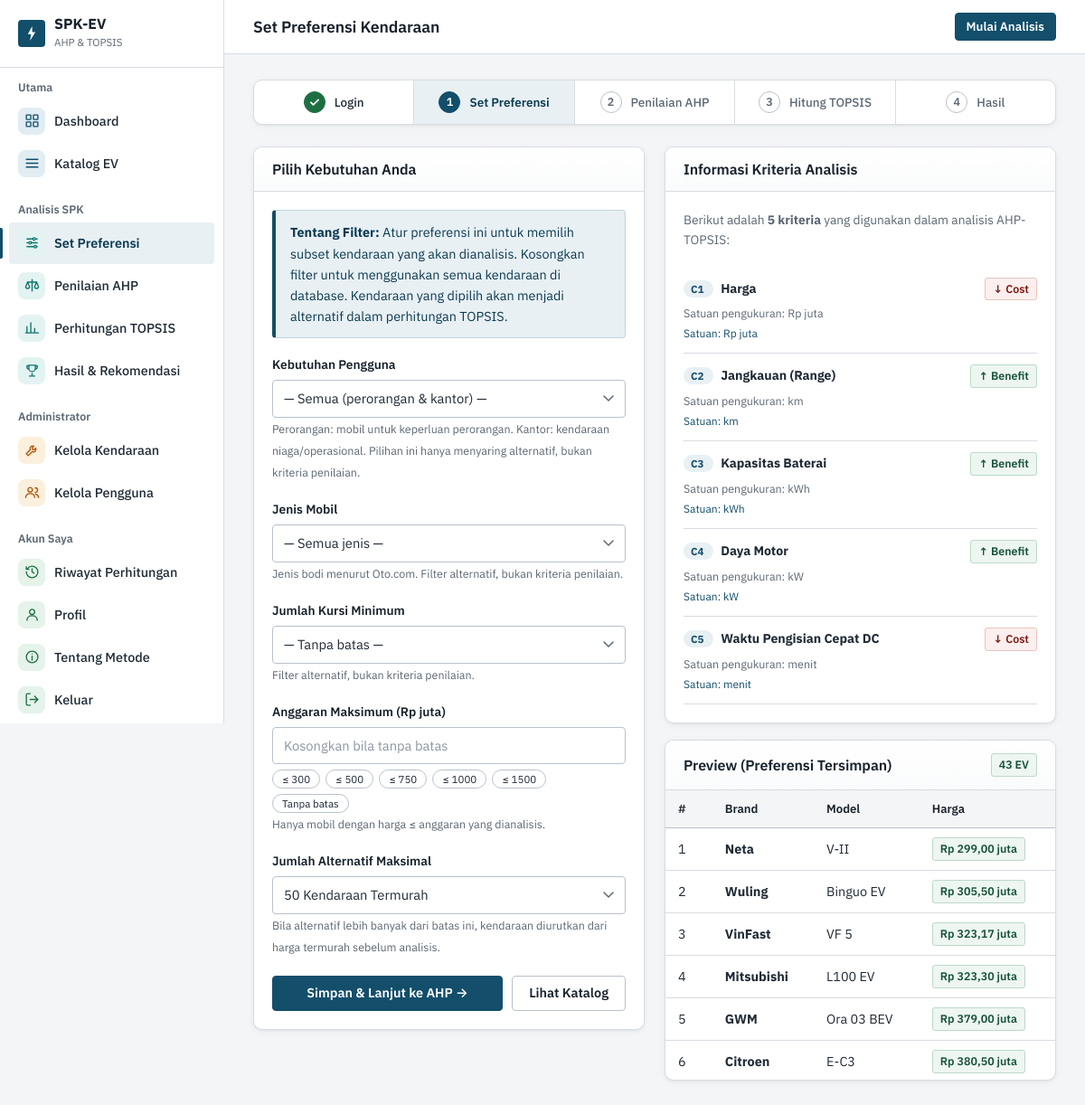
Screenshot of /pages/preferensi.php (signed in) with the database file from the repository.
### tables this page shows
CREATE TABLE IF NOT EXISTS kriteria (
    id              INT AUTO_INCREMENT PRIMARY KEY,
    kode            VARCHAR(10)  UNIQUE NOT NULL,
    nama            VARCHAR(100) NOT NULL,
    kolom_db        VARCHAR(60)  NOT NULL,
    tipe            ENUM('benefit','cost') NOT NULL DEFAULT 'benefit',
    bobot_default   DECIMAL(6,4) DEFAULT 0.2000,
    satuan          VARCHAR(20),
    deskripsi       TEXT,
    aktif           TINYINT(1) DEFAULT 1
);

CREATE TABLE IF NOT EXISTS kendaraan_ev (
    id                      INT AUTO_INCREMENT PRIMARY KEY,
    brand                   VARCHAR(30)  NOT NULL,
    model                   VARCHAR(60)  NOT NULL,
    tipe_penggunaan         ENUM('pribadi','kantor') NOT NULL DEFAULT 'pribadi',
    harga_rp_juta           DECIMAL(10,2) NOT NULL,
    range_km                DECIMAL(6,1) NOT NULL,
    battery_capacity_kwh    DECIMAL(6,2) NOT NULL,
    daya_kw                 DECIMAL(6,1) NOT NULL,
    seats                   INT          NOT NULL,
    waktu_isi_menit         DECIMAL(5,1) NOT NULL,
    tipe_bodi               VARCHAR(20)  DEFAULT NULL,
    foto_url                VARCHAR(255) DEFAULT NULL,
    harga_min               DECIMAL(10,2) DEFAULT NULL,
    harga_maks              DECIMAL(10,2) DEFAULT NULL,
    baterai_min             DECIMAL(6,2) DEFAULT NULL,
    baterai_maks            DECIMAL(6,2) DEFAULT NULL,
    range_min               DECIMAL(6,1) DEFAULT NULL,
    range_maks              DECIMAL(6,1) DEFAULT NULL,
    daya_min_kw             DECIMAL(6,1) DEFAULT NULL,
    daya_maks_kw            DECIMAL(6,1) DEFAULT NULL,
    varian_json             TEXT         DEFAULT NULL,
    warna                   VARCHAR(400) DEFAULT NULL,
    galeri_json             MEDIUMTEXT   DEFAULT NULL,
    source_url              VARCHAR(150) DEFAULT NULL,
    status                  ENUM('aktif','nonaktif') DEFAULT 'aktif',
    created_at              TIMESTAMP DEFAULT CURRENT_TIMESTAMP,
    UNIQUE KEY uq_brand_model (brand, model),
    INDEX idx_tipe        (tipe_penggunaan),
    INDEX idx_bodi        (tipe_bodi),
    INDEX idx_harga       (harga_rp_juta),
    INDEX idx_status      (status)
);

### pages/preferensi.php (the view, shortened to what this page needs)
<?php
require_once __DIR__ . '/../includes/functions.php';
$pref      = getPreferensiUser($_SESSION['user_id']);
include __DIR__ . '/../includes/header.php';
include __DIR__ . '/../includes/navbar.php';
?>
<div class="step-nav fade-up mb-4">
  <div class="step-item done"><div class="step-num"><?= icon('check') ?></div><div class="step-label">Login</div></div>
  <div class="step-item active"><div class="step-num">1</div><div class="step-label">Set Preferensi</div></div>
  <div class="step-item"><div class="step-num">2</div><div class="step-label">Penilaian AHP</div></div>
  <div class="step-item"><div class="step-num">3</div><div class="step-label">Hitung TOPSIS</div></div>
  <div class="step-item"><div class="step-num">4</div><div class="step-label">Hasil</div></div>
</div>
<div class="grid-2 fade-up" style="gap:22px;align-items:start">
  <div class="card">
    <div class="card-header">
      <h3>Pilih Kebutuhan Anda</h3>
    </div>
    <div class="card-body">
      <div class="info-box">
        <strong>Tentang Filter:</strong> Atur preferensi ini untuk memilih subset kendaraan
        yang akan dianalisis. Kosongkan filter untuk menggunakan semua kendaraan di database.
        Kendaraan yang dipilih akan menjadi alternatif dalam perhitungan TOPSIS.
      </div>
      <form method="POST" action="">
        <div class="form-group">
          <label for="tipe">Kebutuhan Pengguna</label>
          <select class="form-control" name="tipe" id="tipe">
            <option value="">— Semua (perorangan &amp; kantor) —</option>
          </select>
          <small class="text-muted text-xs mt-1">
            Perorangan: mobil untuk keperluan perorangan. Kantor: kendaraan niaga/operasional.
            Pilihan ini hanya menyaring alternatif, bukan kriteria penilaian.
          </small>
        </div>
        <div class="form-group">
          <label for="bodi">Jenis Mobil</label>
          <select class="form-control" name="bodi" id="bodi">
            <option value="">— Semua jenis —</option>
          </select>
          <small class="text-muted text-xs mt-1">Jenis bodi menurut Oto.com. Filter alternatif, bukan kriteria penilaian.</small>
        </div>
        <div class="form-group">
          <label for="kursi_min">Jumlah Kursi Minimum</label>
          <select class="form-control" name="kursi_min" id="kursi_min">
            <option value="">— Tanpa batas —</option>
          </select>
          <small class="text-muted text-xs mt-1">Filter alternatif, bukan kriteria penilaian.</small>
        </div>
        <div class="form-group">
          <label for="anggaran_max">Anggaran Maksimum (Rp juta)</label>
          <input class="form-control" type="number" min="0" step="1" name="anggaran_max" id="anggaran_max"
                 id="anggaran_max" placeholder="Kosongkan bila tanpa batas" value="<?= clean($pref['filter_anggaran_max'] ?? '') ?>">
          <div class="quick-ang">
            <?php foreach ([300,500,750,1000,1500] as $q): ?>
              <button type="button" onclick="document.getElementById('anggaran_max').value=<?= $q ?>">≤ <?= $q ?></button>
            <?php endforeach; ?>
            <button type="button" onclick="document.getElementById('anggaran_max').value=''">Tanpa batas</button>
          </div>
          <small class="text-muted text-xs mt-1">Hanya mobil dengan harga ≤ anggaran yang dianalisis.</small>
        </div>
        <div class="form-group">
          <label for="jumlah_alt">Jumlah Alternatif Maksimal</label>
          <select class="form-control" name="jumlah_alt" id="jumlah_alt">
            <?php foreach ([10,15,20,25,30,40,50] as $j): ?>
              <option value="<?= $j ?>"
                <?= (int)($pref['jumlah_alt'] ?? 50) === $j ? 'selected' : '' ?>>
                <?= $j ?> Kendaraan Termurah
              </option>
            <?php endforeach; ?>
          </select>
          <small class="text-muted text-xs mt-1">
            Bila alternatif lebih banyak dari batas ini, kendaraan diurutkan dari harga termurah sebelum analisis.
          </small>
        </div>
        <div style="display:flex;gap:10px;margin-top:20px">
          <button type="submit" class="btn btn-primary" style="flex:1">
            Simpan &amp; Lanjut ke AHP →
          </button>
          <a href="<?= APP_URL ?>/pages/katalog.php"
             class="btn btn-outline">Lihat Katalog</a>
        </div>
      </form>
    </div>
  </div>
  <div>
    <div class="card mb-3">
      <div class="card-header"><h3>Informasi Kriteria Analisis</h3></div>
      <div class="card-body">
        <p class="text-sm text-muted mb-3">
          Berikut adalah <strong><?= count(getKriteria()) ?> kriteria</strong> yang digunakan dalam analisis AHP-TOPSIS:
        </p>
        <?php $kriteria = getKriteria(); ?>
        <?php foreach ($kriteria as $k): ?>
        <div style="padding:12px 0;border-bottom:1px solid var(--border)">
          <div style="display:flex;justify-content:space-between;align-items:flex-start;gap:8px">
            <div>
              <span style="background:var(--primary-light);color:var(--primary);font-size:0.72rem;font-weight:700;padding:2px 8px;border-radius:20px">
                <?= clean($k['kode']) ?>
              </span>
              <strong style="margin-left:8px;font-size:0.88rem"><?= clean($k['nama']) ?></strong>
            </div>
            <?= badgeTipe($k['tipe']) ?>
          </div>
          <p style="font-size:0.78rem;color:var(--text-muted);margin-top:5px;line-height:1.5">
            <?= clean($k['satuan'] !== null ? 'Satuan pengukuran: ' . $k['satuan'] : '') ?>
          </p>
          <div style="font-size:0.75rem;color:var(--primary);margin-top:3px">
            Satuan: <?= clean($k['satuan'] ?? '-') ?>
          </div>
        </div>
        <?php endforeach; ?>
      </div>
    </div>
    <?php
      $prevFilter = ['tipe' => $pref['filter_tipe'] ?? null, 'bodi' => $pref['filter_bodi'] ?? null, 'kursi_min' => $pref['filter_kursi_min'] ?? null, 'anggaran_max' => $pref['filter_anggaran_max'] ?? null];
      $prevData = getKendaraanFiltered($prevFilter, $pref['jumlah_alt'] ?? 50);
    ?>
    <div class="card">
      <div class="card-header">
        <h3>Preview (Preferensi Tersimpan)</h3>
        <span class="badge badge-green"><?= count($prevData) ?> EV</span>
      </div>
      <div class="card-body" style="padding:0">
        <?php if (empty($prevData)): ?>
          <div style="padding:20px;text-align:center;color:var(--text-muted);font-size:0.86rem">
            Simpan preferensi untuk melihat preview.
          </div>
        <?php else: ?>
          <div class="table-wrap" style="max-height:320px;overflow-y:auto">
            <table>
              <thead><tr><th>#</th><th>Brand</th><th>Model</th><th>Harga</th></tr></thead>
              <tbody>
                <?php foreach (array_slice($prevData,0,10) as $i=>$ev): ?>
                <tr>
                  <td><?= $i+1 ?></td>
                  <td><strong><?= clean($ev['brand']) ?></strong></td>
                  <td><?= clean($ev['model']) ?></td>
                  <td><span class="badge badge-green"><?= formatRupiahJuta($ev['harga_rp_juta']) ?></span></td>
                </tr>
                <?php endforeach; ?>
              </tbody>
            </table>
          </div>
        <?php endif; ?>
      </div>
    </div>
  </div>
</div>
<?php include __DIR__ . '/../includes/footer.php'; ?>

### includes/functions.php (shortened to what this page needs)
<?php
require_once __DIR__ . '/icons.php';
function clean($val) {
    return htmlspecialchars(trim((string)$val), ENT_QUOTES, 'UTF-8');
}
function fetchAll($sql, $params = [], $types = '') {
    $conn = db();
    if (empty($params)) {
        $res = $conn->query($sql);
        return $res ? $res->fetch_all(MYSQLI_ASSOC) : [];
    }
    $stmt = $conn->prepare($sql);
    $stmt->bind_param($types, ...$params);
    $stmt->execute();
    return $stmt->get_result()->fetch_all(MYSQLI_ASSOC);
}
function fetchOne($sql, $params = [], $types = '') {
    $rows = fetchAll($sql, $params, $types);
    return $rows[0] ?? null;
}
function getKriteria($aktifSaja = true) {
    $where = $aktifSaja ? 'WHERE aktif = 1' : '';
    return fetchAll("SELECT * FROM kriteria $where ORDER BY kode ASC");
}
function getKendaraanFiltered($filter = [], $limit = 50) {
    $conn  = db();
    $where = ["k.status = 'aktif'",
              "k.harga_rp_juta IS NOT NULL",
              "k.range_km IS NOT NULL",
              "k.battery_capacity_kwh IS NOT NULL",
              "k.waktu_isi_menit IS NOT NULL",
              "k.daya_kw IS NOT NULL",
              "k.seats IS NOT NULL"];
    $params = [];
    $types  = '';
    $whereStr = implode(' AND ', $where);
    $sql = "SELECT * FROM kendaraan_ev k WHERE $whereStr ORDER BY k.harga_rp_juta ASC LIMIT ?";
    $params[] = (int)$limit;
    $types   .= 'i';
    $stmt = $conn->prepare($sql);
    $stmt->bind_param($types, ...$params);
    $stmt->execute();
    return $stmt->get_result()->fetch_all(MYSQLI_ASSOC);
}
function getPreferensiUser($userId) {
    return fetchOne(
        "SELECT * FROM preferensi_user WHERE user_id = ?",
        [$userId], 'i'
    );
}
function formatRupiahJuta($juta) {
    $juta = (float)$juta;
    return 'Rp ' . number_format($juta, 2, ',', '.') . ' juta';
}
function badgeTipe($tipe) {
    if ($tipe === 'benefit') {
        return '<span class="badge badge-green">↑ Benefit</span>';
    }
    return '<span class="badge badge-red">↓ Cost</span>';
}
?>

### rows the page displays
kriteria: kode "C1", nama "Harga", satuan "Satuan pengukuran: Rp juta", satuan "Rp juta"
kriteria: kode "C2", nama "Jangkauan (Range)", tipe "↑ Benefit", satuan "Satuan pengukuran: km", satuan "km"
kriteria: kode "C3", nama "Kapasitas Baterai", tipe "↑ Benefit", satuan "Satuan pengukuran: kWh", satuan "kWh"
kriteria: kode "C4", nama "Daya Motor", tipe "↑ Benefit", satuan "Satuan pengukuran: kW", satuan "kW"
kriteria: kode "C5", nama "Waktu Pengisian Cepat DC", satuan "Satuan pengukuran: menit", satuan "menit"
kendaraan_ev: brand "Neta", model "V-II", harga_rp_juta "Rp 299,00 juta"
kendaraan_ev: brand "Wuling", model "Binguo EV", harga_rp_juta "Rp 305,50 juta"
kendaraan_ev: brand "VinFast", model "VF 5", harga_rp_juta "Rp 323,17 juta"
kendaraan_ev: brand "Mitsubishi", model "L100 EV", harga_rp_juta "Rp 323,30 juta"
kendaraan_ev: brand "GWM", model "Ora 03 BEV", harga_rp_juta "Rp 379,00 juta"
kendaraan_ev: brand "Citroen", model "E-C3", harga_rp_juta "Rp 380,50 juta"

### other values shown
$pageTitle "Set Preferensi Kendaraan"
$q "300"
$q "500"
$q "750"
$q "1000"
$q "1500"
count(getKriteria()) "5"
count($prevData) "43"
form field jumlah_alt "50 Kendaraan Termurah"
